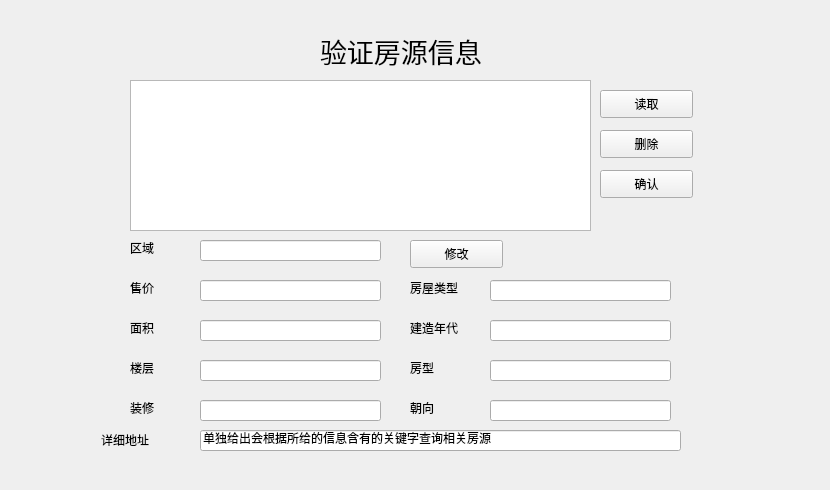
    <widget class="QWidget" name="page_4">
     <widget class="QLabel" name="label_32">
      <property name="geometry">
       <rect>
        <x>20</x>
        <y>0</y>
        <width>801</width>
        <height>481</height>
       </rect>
      </property>
      <property name="minimumSize">
       <size>
        <width>801</width>
        <height>481</height>
       </size>
      </property>
      <property name="maximumSize">
       <size>
        <width>801</width>
        <height>481</height>
       </size>
      </property>
      <property name="styleSheet">
       <string notr="true">background-image: url(:/newPrefix/59350c3c70152_1024.jpg);</string>
      </property>
      <property name="text">
       <string/>
      </property>
     </widget>
     <widget class="QLabel" name="label_33">
      <property name="geometry">
       <rect>
        <x>320</x>
        <y>30</y>
        <width>201</width>
        <height>41</height>
       </rect>
      </property>
      <property name="minimumSize">
       <size>
        <width>201</width>
        <height>41</height>
       </size>
      </property>
      <property name="maximumSize">
       <size>
        <width>201</width>
        <height>41</height>
       </size>
      </property>
      <property name="font">
       <font>
        <family>Adobe Arabic</family>
        <pointsize>20</pointsize>
       </font>
      </property>
      <property name="text">
       <string>验证房源信息</string>
      </property>
     </widget>
     <widget class="QLabel" name="label_47">
      <property name="geometry">
       <rect>
        <x>101</x>
        <y>430</y>
        <width>61</width>
        <height>20</height>
       </rect>
      </property>
      <property name="minimumSize">
       <size>
        <width>61</width>
        <height>20</height>
       </size>
      </property>
      <property name="maximumSize">
       <size>
        <width>61</width>
        <height>20</height>
       </size>
      </property>
      <property name="text">
       <string>详细地址</string>
      </property>
     </widget>
     <widget class="QLineEdit" name="lineEdit_3">
      <property name="geometry">
       <rect>
        <x>200</x>
        <y>430</y>
        <width>481</width>
        <height>21</height>
       </rect>
      </property>
      <property name="minimumSize">
       <size>
        <width>481</width>
        <height>21</height>
       </size>
      </property>
      <property name="maximumSize">
       <size>
        <width>481</width>
        <height>21</height>
       </size>
      </property>
      <property name="text">
       <string>单独给出会根据所给的信息含有的关键字查询相关房源</string>
      </property>
     </widget>
     <widget class="QLabel" name="label_48">
      <property name="geometry">
       <rect>
        <x>130</x>
        <y>400</y>
        <width>31</width>
        <height>15</height>
       </rect>
      </property>
      <property name="minimumSize">
       <size>
        <width>31</width>
        <height>15</height>
       </size>
      </property>
      <property name="maximumSize">
       <size>
        <width>31</width>
        <height>15</height>
       </size>
      </property>
      <property name="text">
       <string>装修</string>
      </property>
     </widget>
     <widget class="QLabel" name="label_49">
      <property name="geometry">
       <rect>
        <x>410</x>
        <y>360</y>
        <width>72</width>
        <height>15</height>
       </rect>
      </property>
      <property name="minimumSize">
       <size>
        <width>72</width>
        <height>15</height>
       </size>
      </property>
      <property name="maximumSize">
       <size>
        <width>72</width>
        <height>15</height>
       </size>
      </property>
      <property name="text">
       <string>房型</string>
      </property>
     </widget>
     <widget class="QLabel" name="label_50">
      <property name="geometry">
       <rect>
        <x>130</x>
        <y>240</y>
        <width>31</width>
        <height>15</height>
       </rect>
      </property>
      <property name="minimumSize">
       <size>
        <width>31</width>
        <height>15</height>
       </size>
      </property>
      <property name="maximumSize">
       <size>
        <width>31</width>
        <height>15</height>
       </size>
      </property>
      <property name="text">
       <string>区域</string>
      </property>
     </widget>
     <widget class="QLabel" name="label_51">
      <property name="geometry">
       <rect>
        <x>410</x>
        <y>400</y>
        <width>72</width>
        <height>15</height>
       </rect>
      </property>
      <property name="minimumSize">
       <size>
        <width>72</width>
        <height>15</height>
       </size>
      </property>
      <property name="maximumSize">
       <size>
        <width>72</width>
        <height>15</height>
       </size>
      </property>
      <property name="text">
       <string>朝向</string>
      </property>
     </widget>
     <widget class="QLabel" name="label_52">
      <property name="geometry">
       <rect>
        <x>410</x>
        <y>320</y>
        <width>72</width>
        <height>15</height>
       </rect>
      </property>
      <property name="minimumSize">
       <size>
        <width>72</width>
        <height>15</height>
       </size>
      </property>
      <property name="maximumSize">
       <size>
        <width>72</width>
        <height>15</height>
       </size>
      </property>
      <property name="text">
       <string>建造年代</string>
      </property>
     </widget>
     <widget class="QLabel" name="label_53">
      <property name="geometry">
       <rect>
        <x>130</x>
        <y>280</y>
        <width>31</width>
        <height>15</height>
       </rect>
      </property>
      <property name="minimumSize">
       <size>
        <width>31</width>
        <height>15</height>
       </size>
      </property>
      <property name="maximumSize">
       <size>
        <width>31</width>
        <height>15</height>
       </size>
      </property>
      <property name="text">
       <string>售价</string>
      </property>
     </widget>
     <widget class="QLabel" name="label_54">
      <property name="geometry">
       <rect>
        <x>130</x>
        <y>320</y>
        <width>31</width>
        <height>15</height>
       </rect>
      </property>
      <property name="minimumSize">
       <size>
        <width>31</width>
        <height>15</height>
       </size>
      </property>
      <property name="maximumSize">
       <size>
        <width>31</width>
        <height>15</height>
       </size>
      </property>
      <property name="text">
       <string>面积</string>
      </property>
     </widget>
     <widget class="QLabel" name="label_55">
      <property name="geometry">
       <rect>
        <x>410</x>
        <y>280</y>
        <width>72</width>
        <height>15</height>
       </rect>
      </property>
      <property name="minimumSize">
       <size>
        <width>72</width>
        <height>15</height>
       </size>
      </property>
      <property name="maximumSize">
       <size>
        <width>72</width>
        <height>15</height>
       </size>
      </property>
      <property name="text">
       <string>房屋类型</string>
      </property>
     </widget>
     <widget class="QLabel" name="label_56">
      <property name="geometry">
       <rect>
        <x>130</x>
        <y>360</y>
        <width>31</width>
        <height>15</height>
       </rect>
      </property>
      <property name="minimumSize">
       <size>
        <width>31</width>
        <height>15</height>
       </size>
      </property>
      <property name="maximumSize">
       <size>
        <width>31</width>
        <height>15</height>
       </size>
      </property>
      <property name="text">
       <string>楼层</string>
      </property>
     </widget>
     <widget class="QPushButton" name="pushButton_15">
      <property name="geometry">
       <rect>
        <x>600</x>
        <y>90</y>
        <width>93</width>
        <height>28</height>
       </rect>
      </property>
      <property name="minimumSize">
       <size>
        <width>93</width>
        <height>28</height>
       </size>
      </property>
      <property name="maximumSize">
       <size>
        <width>93</width>
        <height>28</height>
       </size>
      </property>
      <property name="text">
       <string>读取</string>
      </property>
     </widget>
     <widget class="QPushButton" name="pushButton_17">
      <property name="geometry">
       <rect>
        <x>600</x>
        <y>130</y>
        <width>93</width>
        <height>28</height>
       </rect>
      </property>
      <property name="minimumSize">
       <size>
        <width>93</width>
        <height>28</height>
       </size>
      </property>
      <property name="maximumSize">
       <size>
        <width>93</width>
        <height>28</height>
       </size>
      </property>
      <property name="text">
       <string>删除</string>
      </property>
     </widget>
     <widget class="QPushButton" name="pushButton_18">
      <property name="geometry">
       <rect>
        <x>600</x>
        <y>170</y>
        <width>93</width>
        <height>28</height>
       </rect>
      </property>
      <property name="minimumSize">
       <size>
        <width>93</width>
        <height>28</height>
       </size>
      </property>
      <property name="maximumSize">
       <size>
        <width>93</width>
        <height>28</height>
       </size>
      </property>
      <property name="text">
       <string>确认</string>
      </property>
     </widget>
     <widget class="QLineEdit" name="lineEdit_4">
      <property name="geometry">
       <rect>
        <x>200</x>
        <y>280</y>
        <width>181</width>
        <height>21</height>
       </rect>
      </property>
     </widget>
     <widget class="QLineEdit" name="lineEdit_5">
      <property name="geometry">
       <rect>
        <x>200</x>
        <y>240</y>
        <width>181</width>
        <height>21</height>
       </rect>
      </property>
     </widget>
     <widget class="QLineEdit" name="lineEdit_6">
      <property name="geometry">
       <rect>
        <x>200</x>
        <y>320</y>
        <width>181</width>
        <height>21</height>
       </rect>
      </property>
     </widget>
     <widget class="QLineEdit" name="lineEdit_7">
      <property name="geometry">
       <rect>
        <x>200</x>
        <y>360</y>
        <width>181</width>
        <height>21</height>
       </rect>
      </property>
     </widget>
     <widget class="QLineEdit" name="lineEdit_8">
      <property name="geometry">
       <rect>
        <x>200</x>
        <y>400</y>
        <width>181</width>
        <height>21</height>
       </rect>
      </property>
     </widget>
     <widget class="QLineEdit" name="lineEdit_9">
      <property name="geometry">
       <rect>
        <x>490</x>
        <y>280</y>
        <width>181</width>
        <height>21</height>
       </rect>
      </property>
     </widget>
     <widget class="QLineEdit" name="lineEdit_10">
      <property name="geometry">
       <rect>
        <x>490</x>
        <y>320</y>
        <width>181</width>
        <height>21</height>
       </rect>
      </property>
     </widget>
     <widget class="QLineEdit" name="lineEdit_11">
      <property name="geometry">
       <rect>
        <x>490</x>
        <y>360</y>
        <width>181</width>
        <height>21</height>
       </rect>
      </property>
     </widget>
     <widget class="QLineEdit" name="lineEdit_12">
      <property name="geometry">
       <rect>
        <x>490</x>
        <y>400</y>
        <width>181</width>
        <height>21</height>
       </rect>
      </property>
     </widget>
     <widget class="QListWidget" name="listWidget">
      <property name="geometry">
       <rect>
        <x>130</x>
        <y>80</y>
        <width>461</width>
        <height>151</height>
       </rect>
      </property>
     </widget>
     <widget class="QPushButton" name="pushButton_3">
      <property name="geometry">
       <rect>
        <x>410</x>
        <y>240</y>
        <width>93</width>
        <height>28</height>
       </rect>
      </property>
      <property name="text">
       <string>修改</string>
      </property>
     </widget>
    </widget>
